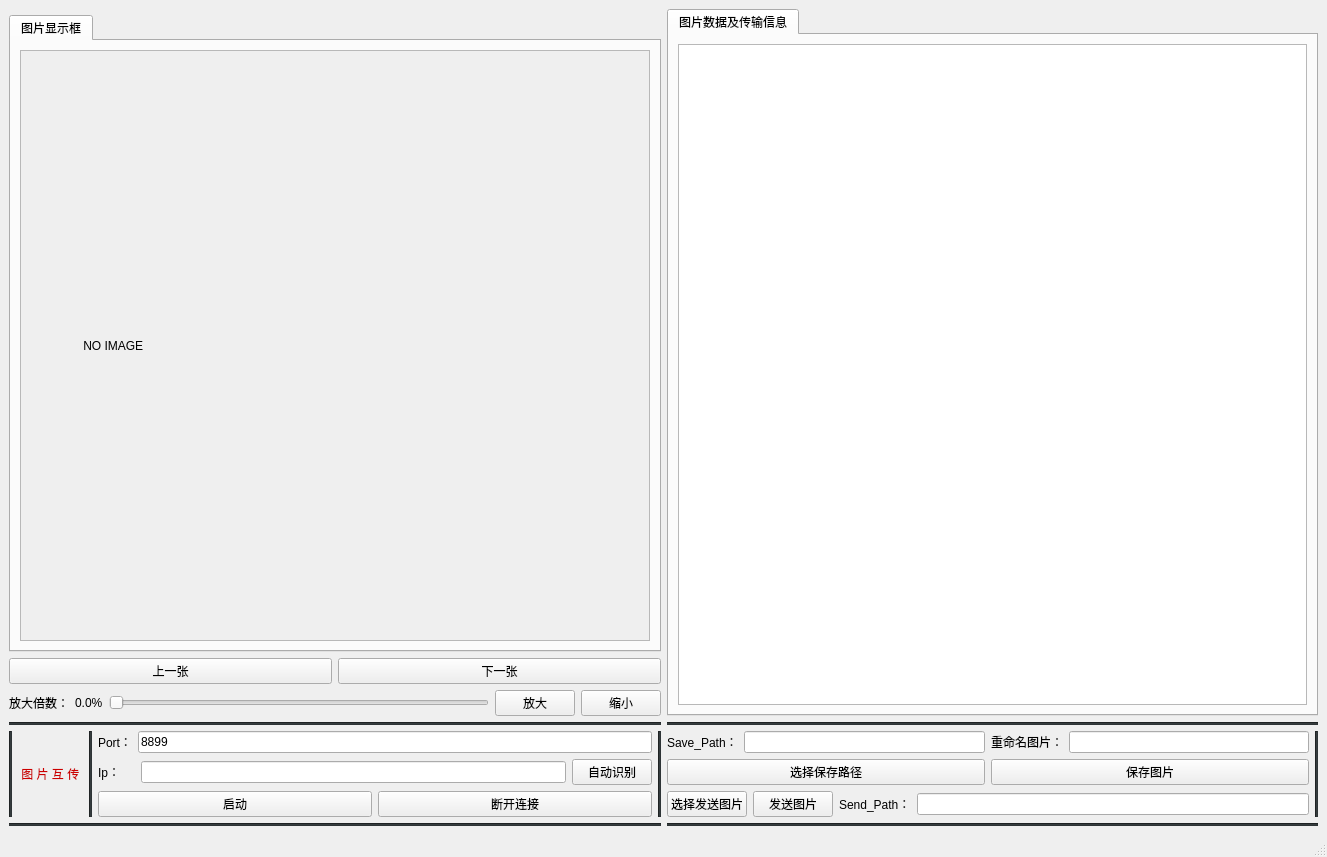
<?xml version="1.0" encoding="UTF-8"?>
<ui version="4.0">
 <class>MainWindow</class>
 <widget class="QMainWindow" name="MainWindow">
  <property name="geometry">
   <rect>
    <x>0</x>
    <y>0</y>
    <width>1327</width>
    <height>857</height>
   </rect>
  </property>
  <property name="windowTitle">
   <string>MainWindow</string>
  </property>
  <widget class="QWidget" name="centralwidget">
   <layout class="QGridLayout" name="gridLayout_4">
    <item row="6" column="1">
     <widget class="Line" name="line_7">
      <property name="styleSheet">
       <string notr="true">background-color: rgb(46, 52, 54);</string>
      </property>
      <property name="orientation">
       <enum>Qt::Horizontal</enum>
      </property>
     </widget>
    </item>
    <item row="6" column="0">
     <widget class="Line" name="line_6">
      <property name="styleSheet">
       <string notr="true">background-color: rgb(46, 52, 54);</string>
      </property>
      <property name="orientation">
       <enum>Qt::Horizontal</enum>
      </property>
     </widget>
    </item>
    <item row="4" column="1">
     <widget class="Line" name="line_4">
      <property name="styleSheet">
       <string notr="true">background-color: rgb(46, 52, 54);</string>
      </property>
      <property name="orientation">
       <enum>Qt::Horizontal</enum>
      </property>
     </widget>
    </item>
    <item row="5" column="0" colspan="2">
     <layout class="QHBoxLayout" name="horizontalLayout_8" stretch="0,0,0,0">
      <item>
       <layout class="QHBoxLayout" name="horizontalLayout_3">
        <item>
         <widget class="Line" name="line_8">
          <property name="styleSheet">
           <string notr="true">background-color: rgb(46, 52, 54);</string>
          </property>
          <property name="orientation">
           <enum>Qt::Vertical</enum>
          </property>
         </widget>
        </item>
        <item>
         <widget class="QLabel" name="label">
          <property name="styleSheet">
           <string notr="true">font: 25pt &quot;Ubuntu&quot;;
color: rgb(204, 0, 0);</string>
          </property>
          <property name="text">
           <string> 图 片 互 传 </string>
          </property>
         </widget>
        </item>
        <item>
         <widget class="Line" name="line">
          <property name="styleSheet">
           <string notr="true">background-color: rgb(46, 52, 54);</string>
          </property>
          <property name="orientation">
           <enum>Qt::Vertical</enum>
          </property>
         </widget>
        </item>
        <item>
         <layout class="QVBoxLayout" name="verticalLayout">
          <item>
           <layout class="QHBoxLayout" name="horizontalLayout_2">
            <item>
             <widget class="QLabel" name="label_3">
              <property name="text">
               <string>Port：</string>
              </property>
             </widget>
            </item>
            <item>
             <widget class="QLineEdit" name="port">
              <property name="text">
               <string>8899</string>
              </property>
             </widget>
            </item>
           </layout>
          </item>
          <item>
           <layout class="QHBoxLayout" name="horizontalLayout">
            <item>
             <widget class="QLabel" name="label_2">
              <property name="text">
               <string>Ip：</string>
              </property>
             </widget>
            </item>
            <item>
             <spacer name="horizontalSpacer">
              <property name="orientation">
               <enum>Qt::Horizontal</enum>
              </property>
              <property name="sizeType">
               <enum>QSizePolicy::Fixed</enum>
              </property>
              <property name="sizeHint" stdset="0">
               <size>
                <width>15</width>
                <height>17</height>
               </size>
              </property>
             </spacer>
            </item>
            <item>
             <widget class="QLineEdit" name="ip"/>
            </item>
            <item>
             <widget class="QPushButton" name="sutoip">
              <property name="text">
               <string>自动识别</string>
              </property>
             </widget>
            </item>
           </layout>
          </item>
          <item>
           <layout class="QHBoxLayout" name="horizontalLayout_5">
            <item>
             <widget class="QPushButton" name="start">
              <property name="text">
               <string>启动</string>
              </property>
             </widget>
            </item>
            <item>
             <widget class="QPushButton" name="disconn">
              <property name="text">
               <string>断开连接</string>
              </property>
             </widget>
            </item>
           </layout>
          </item>
         </layout>
        </item>
       </layout>
      </item>
      <item>
       <widget class="Line" name="line_3">
        <property name="styleSheet">
         <string notr="true">background-color: rgb(46, 52, 54);</string>
        </property>
        <property name="orientation">
         <enum>Qt::Vertical</enum>
        </property>
       </widget>
      </item>
      <item>
       <layout class="QVBoxLayout" name="verticalLayout_2">
        <item>
         <layout class="QHBoxLayout" name="horizontalLayout_4">
          <item>
           <widget class="QLabel" name="label_5">
            <property name="text">
             <string>Save_Path：</string>
            </property>
           </widget>
          </item>
          <item>
           <widget class="QLineEdit" name="path"/>
          </item>
          <item>
           <widget class="QLabel" name="label_6">
            <property name="text">
             <string>重命名图片：</string>
            </property>
           </widget>
          </item>
          <item>
           <widget class="QLineEdit" name="rename"/>
          </item>
         </layout>
        </item>
        <item>
         <layout class="QHBoxLayout" name="horizontalLayout_13">
          <item>
           <widget class="QPushButton" name="selectsave">
            <property name="text">
             <string>选择保存路径</string>
            </property>
           </widget>
          </item>
          <item>
           <widget class="QPushButton" name="savepicbtn">
            <property name="text">
             <string>保存图片</string>
            </property>
           </widget>
          </item>
         </layout>
        </item>
        <item>
         <layout class="QHBoxLayout" name="horizontalLayout_7">
          <item>
           <widget class="QPushButton" name="selectsend">
            <property name="text">
             <string>选择发送图片</string>
            </property>
           </widget>
          </item>
          <item>
           <widget class="QPushButton" name="sendpic">
            <property name="text">
             <string>发送图片</string>
            </property>
           </widget>
          </item>
          <item>
           <widget class="QLabel" name="label_8">
            <property name="text">
             <string>Send_Path：</string>
            </property>
           </widget>
          </item>
          <item>
           <widget class="QLineEdit" name="sendpath"/>
          </item>
         </layout>
        </item>
       </layout>
      </item>
      <item>
       <widget class="Line" name="line_10">
        <property name="styleSheet">
         <string notr="true">background-color: rgb(46, 52, 54);</string>
        </property>
        <property name="orientation">
         <enum>Qt::Vertical</enum>
        </property>
       </widget>
      </item>
     </layout>
    </item>
    <item row="1" column="0">
     <widget class="QTabWidget" name="tabWidget">
      <property name="currentIndex">
       <number>0</number>
      </property>
      <widget class="QWidget" name="tab_4">
       <attribute name="title">
        <string>图片显示框</string>
       </attribute>
       <layout class="QGridLayout" name="gridLayout">
        <item row="0" column="0">
         <widget class="QScrollArea" name="scrollArea">
          <property name="widgetResizable">
           <bool>true</bool>
          </property>
          <widget class="QWidget" name="scrollAreaWidgetContents">
           <property name="geometry">
            <rect>
             <x>0</x>
             <y>0</y>
             <width>628</width>
             <height>545</height>
            </rect>
           </property>
           <layout class="QGridLayout" name="gridLayout_3">
            <item row="0" column="0">
             <widget class="QLabel" name="image">
              <property name="styleSheet">
               <string notr="true">font: 36pt &quot;Ubuntu&quot;;</string>
              </property>
              <property name="text">
               <string>                NO IMAGE</string>
              </property>
             </widget>
            </item>
           </layout>
          </widget>
         </widget>
        </item>
       </layout>
      </widget>
     </widget>
    </item>
    <item row="4" column="0">
     <widget class="Line" name="line_5">
      <property name="styleSheet">
       <string notr="true">background-color: rgb(46, 52, 54);</string>
      </property>
      <property name="orientation">
       <enum>Qt::Horizontal</enum>
      </property>
     </widget>
    </item>
    <item row="0" column="0">
     <layout class="QVBoxLayout" name="verticalLayout_3"/>
    </item>
    <item row="3" column="0">
     <layout class="QHBoxLayout" name="horizontalLayout_6">
      <item>
       <widget class="QLabel" name="scale_2">
        <property name="text">
         <string>放大倍数：</string>
        </property>
       </widget>
      </item>
      <item>
       <widget class="QLabel" name="scale">
        <property name="text">
         <string>0.0%</string>
        </property>
       </widget>
      </item>
      <item>
       <widget class="QSlider" name="scaleSlider">
        <property name="orientation">
         <enum>Qt::Horizontal</enum>
        </property>
       </widget>
      </item>
      <item>
       <widget class="QPushButton" name="enlage">
        <property name="text">
         <string>放大</string>
        </property>
       </widget>
      </item>
      <item>
       <widget class="QPushButton" name="reduce">
        <property name="text">
         <string>缩小</string>
        </property>
       </widget>
      </item>
     </layout>
    </item>
    <item row="2" column="0">
     <layout class="QHBoxLayout" name="horizontalLayout_9">
      <item>
       <widget class="QPushButton" name="up">
        <property name="text">
         <string>上一张</string>
        </property>
       </widget>
      </item>
      <item>
       <widget class="QPushButton" name="down">
        <property name="text">
         <string>下一张</string>
        </property>
       </widget>
      </item>
     </layout>
    </item>
    <item row="0" column="1" rowspan="4">
     <widget class="QTabWidget" name="tabWidget_2">
      <property name="currentIndex">
       <number>0</number>
      </property>
      <widget class="QWidget" name="tab_2">
       <attribute name="title">
        <string>图片数据及传输信息</string>
       </attribute>
       <layout class="QGridLayout" name="gridLayout_2">
        <item row="0" column="0">
         <widget class="QTextEdit" name="picdata"/>
        </item>
       </layout>
      </widget>
     </widget>
    </item>
   </layout>
  </widget>
  <widget class="QStatusBar" name="statusbar"/>
 </widget>
 <resources/>
 <connections/>
</ui>
